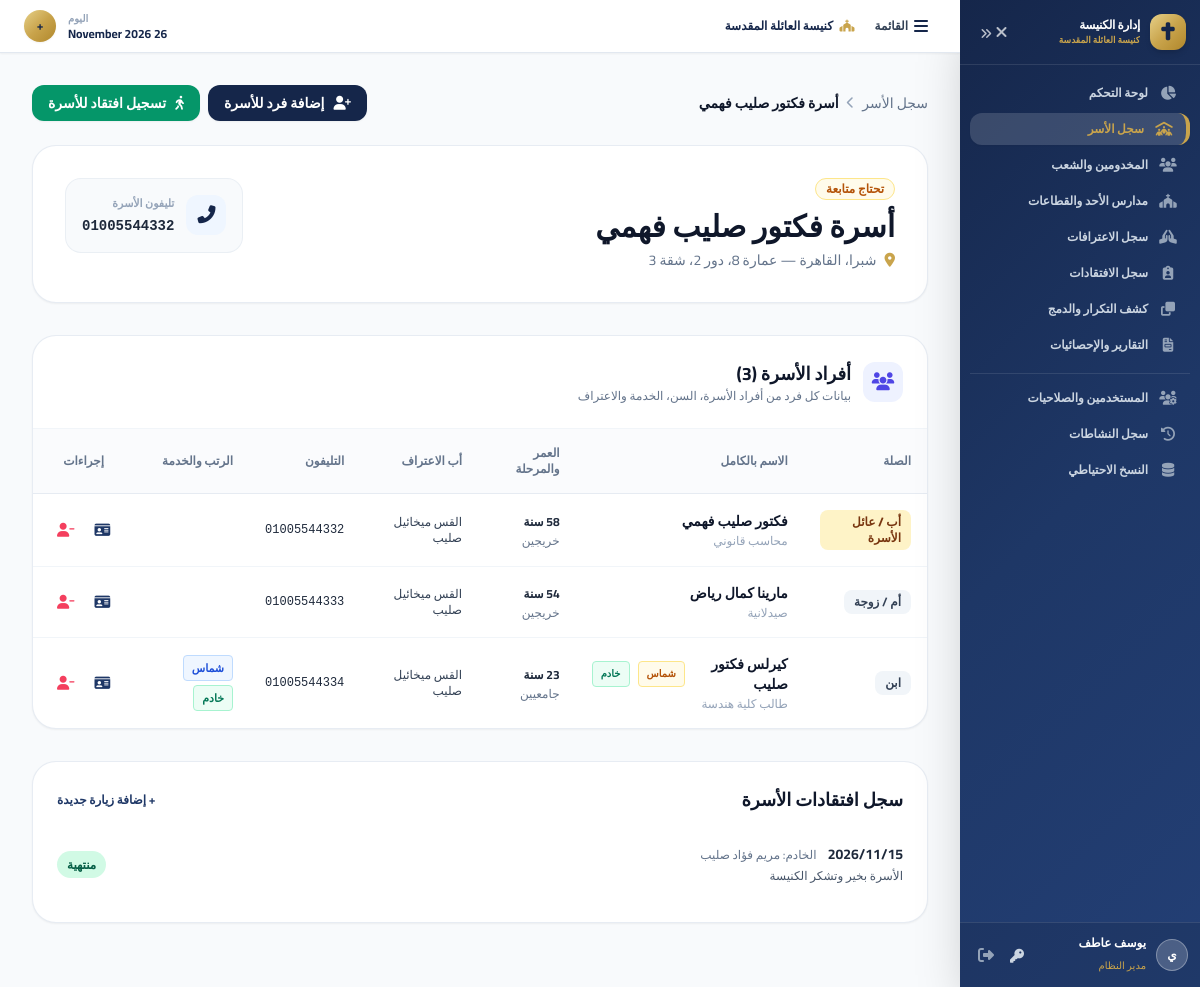
Screenshot of /family-details.php?id=2 (signed in) with the database file from the repository.
### tables this page shows
CREATE TABLE `families` (
  `id` INT AUTO_INCREMENT PRIMARY KEY,
  `family_code` VARCHAR(50) NOT NULL UNIQUE,
  `family_name` VARCHAR(255) NOT NULL,
  `address` TEXT NULL,
  `street` VARCHAR(255) NULL,
  `branch_from` VARCHAR(255) NULL,
  `area` VARCHAR(255) NULL,
  `landmark` VARCHAR(255) NULL,
  `building_number` VARCHAR(50) NULL,
  `floor` VARCHAR(50) NULL,
  `apartment_number` VARCHAR(50) NULL,
  `gps_location` VARCHAR(255) NULL,
  `phone` VARCHAR(50) NULL,
  `special_case` VARCHAR(50) NULL,
  `housing_type` VARCHAR(50) NULL,
  `economic_status` VARCHAR(50) NULL,
  `health_status` VARCHAR(50) NULL,
  `is_active` TINYINT(1) DEFAULT 1,
  `notes` TEXT NULL,
  `created_at` DATETIME DEFAULT CURRENT_TIMESTAMP,
  `updated_at` DATETIME DEFAULT CURRENT_TIMESTAMP ON UPDATE CURRENT_TIMESTAMP,
  INDEX `idx_family_code` (`family_code`),
  INDEX `idx_family_name` (`family_name`)
);

CREATE TABLE `family_members` (
  `id` INT AUTO_INCREMENT PRIMARY KEY,
  `family_id` INT NOT NULL,
  `person_id` INT NOT NULL,
  `relationship_type` ENUM('father', 'mother', 'husband', 'wife', 'son', 'daughter', 'grandfather', 'grandmother', 'grandson', 'granddaughter', 'relative', 'other') NOT NULL,
  `is_head` TINYINT(1) DEFAULT 0,
  `is_spouse` TINYINT(1) DEFAULT 0,
  `is_child` TINYINT(1) DEFAULT 0,
  `start_date` DATE NULL,
  `end_date` DATE NULL,
  `is_current` TINYINT(1) DEFAULT 1,
  `notes` TEXT NULL,
  `is_deleted` TINYINT(1) DEFAULT 0,
  `created_at` DATETIME DEFAULT CURRENT_TIMESTAMP,
  `updated_at` DATETIME DEFAULT CURRENT_TIMESTAMP ON UPDATE CURRENT_TIMESTAMP,
  FOREIGN KEY (`family_id`) REFERENCES `families`(`id`) ON DELETE CASCADE,
  FOREIGN KEY (`person_id`) REFERENCES `persons`(`id`) ON DELETE CASCADE
);

CREATE TABLE `persons` (
  `id` INT AUTO_INCREMENT PRIMARY KEY,
  `family_id` INT NULL,
  `first_name` VARCHAR(100) NOT NULL,
  `middle_name` VARCHAR(100) NULL,
  `last_name` VARCHAR(100) NULL,
  `gender` ENUM('male', 'female') NOT NULL,
  `date_of_birth` DATE NULL,
  `is_deceased` TINYINT(1) DEFAULT 0,
  `date_of_death` DATE NULL,
  `phone` VARCHAR(50) NULL,
  `whatsapp` VARCHAR(50) NULL,
  `second_phone` VARCHAR(50) NULL,
  `email` VARCHAR(255) NULL,
  `national_id` VARCHAR(20) NULL UNIQUE,
  `marital_status` ENUM('single', 'married', 'divorced', 'widowed') NULL,
  `care_situation` VARCHAR(100) NULL,
  `education_stage` ENUM('nursery', 'angels', 'primary_1_2', 'primary_3_4', 'primary_5_6', 'preparatory', 'secondary', 'university', 'graduate', 'mens_gathering') NULL,
  `qualification` VARCHAR(255) NULL,
  `school_year` VARCHAR(50) NULL,
  `confession_father` VARCHAR(255) NULL,
  `confession_church` VARCHAR(255) NULL,
  `weekly_leave` VARCHAR(255) NULL,
  `is_deacon` TINYINT(1) DEFAULT 0,
  `is_servant` TINYINT(1) DEFAULT 0,
  `in_prep_center` TINYINT(1) DEFAULT 0,
  `occupation` VARCHAR(255) NULL,
  `address` TEXT NULL,
  `notes` TEXT NULL,
  `is_active` TINYINT(1) DEFAULT 1,
  `is_archived` TINYINT(1) DEFAULT 0,
  `created_at` DATETIME DEFAULT CURRENT_TIMESTAMP,
  `updated_at` DATETIME DEFAULT CURRENT_TIMESTAMP ON UPDATE CURRENT_TIMESTAMP,
  INDEX `idx_person_name` (`first_name`, `last_name`),
  INDEX `idx_person_phone` (`phone`),
  INDEX `idx_person_national_id` (`national_id`),
  FOREIGN KEY (`family_id`) REFERENCES `families`(`id`) ON DELETE SET NULL
);

CREATE TABLE `visits` (
  `id` INT AUTO_INCREMENT PRIMARY KEY,
  `family_id` INT NULL,
  `person_id` INT NULL,
  `servant_id` INT NULL,
  `visit_date` DATETIME NOT NULL,
  `visit_type` ENUM('home_visit', 'phone_call', 'follow_up', 'emergency_visit', 'other') NOT NULL,
  `status` ENUM('pending', 'completed', 'cancelled', 'rescheduled') DEFAULT 'pending',
  `notes` TEXT NULL,
  `next_visit_date` DATETIME NULL,
  `created_at` DATETIME DEFAULT CURRENT_TIMESTAMP,
  `updated_at` DATETIME DEFAULT CURRENT_TIMESTAMP ON UPDATE CURRENT_TIMESTAMP,
  FOREIGN KEY (`family_id`) REFERENCES `families`(`id`) ON DELETE CASCADE,
  FOREIGN KEY (`person_id`) REFERENCES `persons`(`id`) ON DELETE CASCADE,
  FOREIGN KEY (`servant_id`) REFERENCES `persons`(`id`) ON DELETE SET NULL
);

### family-details.php (the view, shortened to what the rows shown need)
<?php
require_once __DIR__ . '/config/db.php';
require_once __DIR__ . '/config/auth.php';
require_once __DIR__ . '/includes/functions.php';
$family_id = (int)($_GET['id'] ?? 0);
$stmt = $pdo->prepare("SELECT * FROM families WHERE id = ?");
$stmt->execute([$family_id]);
$family = $stmt->fetch();
$stmt = $pdo->prepare("
    SELECT fm.*, p.first_name, p.middle_name, p.last_name, p.gender, p.date_of_birth,
           p.phone, p.whatsapp, p.education_stage, p.confession_father, p.confession_church, p.is_deacon, p.is_servant, p.in_prep_center, p.occupation, p.care_situation
    FROM family_members fm
    JOIN persons p ON fm.person_id = p.id
    WHERE fm.family_id = ? AND fm.is_deleted = 0
    ORDER BY fm.is_head DESC, fm.is_spouse DESC, fm.id ASC
");
$stmt->execute([$family_id]);
$members = $stmt->fetchAll();
$stmt = $pdo->prepare("
    SELECT v.*, p.first_name AS servant_first_name, p.middle_name AS servant_middle_name, p.last_name AS servant_last_name
    FROM visits v
    LEFT JOIN persons p ON v.servant_id = p.id
    WHERE v.family_id = ?
    ORDER BY v.visit_date DESC
");
$stmt->execute([$family_id]);
$visits = $stmt->fetchAll();
require_once __DIR__ . '/includes/header.php';
require_once __DIR__ . '/includes/sidebar.php';
?>
<div class="flex items-center justify-between mb-6">
    <div class="flex items-center space-x-2 space-x-reverse text-sm text-slate-500">
        <a href="families.php" class="hover:text-church-navy">سجل الأسر</a>
        <i class="fas fa-chevron-left text-xs text-slate-400"></i>
        <span class="font-bold text-slate-900"><?= htmlspecialchars($family['family_name']) ?></span>
    </div>
</div>
<div class="bg-white rounded-3xl p-6 sm:p-8 shadow-sm border border-slate-200/80 mb-8">
    <div class="flex flex-col md:flex-row md:items-start justify-between gap-6">
        <div>
            <?php if (!empty($family['special_case']) && $family['special_case'] !== 'عادية' || !empty($family['housing_type']) || !empty($family['economic_status']) || !empty($family['health_status'])): ?>
                <div class="flex flex-wrap gap-2 mb-2">
                    <?php if (!empty($family['special_case']) && $family['special_case'] !== 'عادية'): ?>
                        <span class="text-xs font-bold px-2.5 py-0.5 bg-amber-50 text-amber-700 border border-amber-200 rounded-full">
                            <?= htmlspecialchars($family['special_case']) ?>
                        </span>
                    <?php endif; ?>
                </div>
            <?php endif; ?>
            <h1 class="text-2xl sm:text-3xl font-extrabold text-slate-900"><?= htmlspecialchars($family['family_name']) ?></h1>
            <p class="text-slate-500 text-sm mt-1.5 flex items-center">
                <i class="fas fa-map-marker-alt ml-2 text-church-gold"></i>
                <?= htmlspecialchars($family['address'] ?: 'العنوان غير محدد') ?>
                <?php if ($family['building_number']): ?>
                    — عمارة <?= htmlspecialchars($family['building_number']) ?>، دور <?= htmlspecialchars($family['floor'] ?: '-') ?>، شقة <?= htmlspecialchars($family['apartment_number'] ?: '-') ?>
                <?php endif; ?>
            </p>
        </div>
        <div class="flex items-center space-x-3 space-x-reverse bg-slate-50 p-4 rounded-2xl border border-slate-200/60">
            <div>
                <span class="text-[11px] font-bold text-slate-400 block uppercase">تليفون الأسرة</span>
                <span class="font-mono font-bold text-slate-800 text-sm" dir="ltr"><?= htmlspecialchars($family['phone'] ?: 'غير متوفر') ?></span>
            </div>
        </div>
    </div>
</div>
<div class="bg-white rounded-3xl shadow-sm border border-slate-200/80 overflow-hidden mb-8">
    <div class="p-6 border-b border-slate-100 flex items-center justify-between">
        <div class="flex items-center space-x-3 space-x-reverse">
            <div>
                <h2 class="text-lg font-bold text-slate-900">أفراد الأسرة (<?= count($members) ?>)</h2>
            </div>
        </div>
    </div>
    <div class="overflow-x-auto">
        <table class="w-full text-right border-collapse">
            <thead>
                <tr class="bg-slate-50/70 border-b border-slate-200/80 text-xs font-bold text-slate-500">
                    <th class="p-4">الصلة</th>
                    <th class="p-4">الاسم بالكامل</th>
                    <th class="p-4">العمر والمرحلة</th>
                    <th class="p-4">أب الاعتراف</th>
                    <th class="p-4">التليفون</th>
                    <th class="p-4">الرتب والخدمة</th>
                    <th class="p-4 text-center">إجراءات</th>
                </tr>
            </thead>
            <tbody class="divide-y divide-slate-100 text-sm">
                <?php if (empty($members)): ?>
                <tr>
                    <td colspan="7" class="p-8 text-center text-slate-400">لا يوجد أفراد مسجلين في هذه الأسرة بعد.</td>
                </tr>
                <?php else: ?>
                    <?php foreach ($members as $m):
                        $age = calc_age($m['date_of_birth']);
                    ?>
                    <tr class="hover:bg-slate-50/50 transition">
                        <td class="p-4">
                            <span class="inline-flex items-center px-2.5 py-1 rounded-lg text-xs font-bold <?= $m['is_head'] ? 'bg-amber-100 text-amber-900 font-extrabold' : 'bg-slate-100 text-slate-700' ?>">
                                <?= get_relationship_name($m['relationship_type']) ?>
                            </span>
                        </td>
                        <td class="p-4 font-bold text-slate-900">
                            <div class="flex items-center space-x-2 space-x-reverse">
                                <a href="person-details.php?id=<?= $m['person_id'] ?>" class="hover:text-church-blue font-bold">
                                    <?= htmlspecialchars(trim($m['first_name'] . ' ' . ($m['middle_name'] ?? '') . ' ' . ($m['last_name'] ?? ''))) ?>
                                </a>
                                <?php if (!empty($m['is_deacon'])): ?>
                                    <span class="px-2 py-0.5 bg-amber-50 text-amber-700 border border-amber-200 rounded text-[10px] font-bold">شماس</span>
                                <?php endif; ?>
                                <?php if (!empty($m['is_servant'])): ?>
                                    <span class="px-2 py-0.5 bg-emerald-50 text-emerald-700 border border-emerald-200 rounded text-[10px] font-bold">خادم</span>
                                <?php endif; ?>
                            </div>
                            <?php if ($m['occupation']): ?>
                                <span class="text-xs text-slate-400 font-normal block mt-0.5"><?= htmlspecialchars($m['occupation']) ?></span>
                            <?php endif; ?>
                        </td>
                        <td class="p-4">
                            <span class="font-bold text-slate-800 text-xs"><?= $age !== null ? $age . ' سنة' : '-' ?></span>
                            <span class="text-xs text-slate-500 block mt-0.5"><?= get_stage_name($m['education_stage']) ?></span>
                        </td>
                        <td class="p-4 text-slate-700 text-xs font-medium">
                            <?= htmlspecialchars($m['confession_father'] ?: 'غير محدد') ?>
                        </td>
                        <td class="p-4 font-mono text-xs" dir="ltr">
                            <?= htmlspecialchars($m['phone'] ?: '-') ?>
                        </td>
                        <td class="p-4">
                            <div class="flex flex-wrap gap-1">
                                <?php if ($m['is_deacon']): ?>
                                    <span class="px-2 py-0.5 bg-blue-50 text-blue-700 border border-blue-200 rounded text-[11px] font-bold">شماس</span>
                                <?php endif; ?>
                                <?php if ($m['is_servant']): ?>
                                    <span class="px-2 py-0.5 bg-emerald-50 text-emerald-700 border border-emerald-200 rounded text-[11px] font-bold">خادم</span>
                                <?php endif; ?>
                            </div>
                        </td>
                        <td class="p-4 text-center">
                            <div class="inline-flex items-center space-x-1 space-x-reverse">
                                <a href="person-details.php?id=<?= $m['person_id'] ?>" title="الملف الكامل" class="p-2 text-church-blue hover:bg-blue-50 rounded-lg">
                                    <i class="fas fa-id-card"></i>
                                </a>
                                <button onclick="postDelete('family-details.php?id=<?= $family_id ?>', <?= $m['person_id'] ?>, '<?= csrf_token() ?>', 'إزالة الفرد', 'هل أنت متأكد من إزالة هذا الفرد من الأسرة؟')" title="إزالة من الأسرة" class="p-2 text-rose-500 hover:bg-rose-50 rounded-lg transition">
                                    <i class="fas fa-user-minus"></i>
                                </button>
                            </div>
                        </td>
                    </tr>
                    <?php endforeach; ?>
                <?php endif; ?>
            </tbody>
        </table>
    </div>
</div>
<div class="bg-white rounded-3xl p-6 shadow-sm border border-slate-200/80 mb-8">
    <div class="divide-y divide-slate-100">
        <?php if (empty($visits)): ?>
            <p class="text-slate-400 text-sm py-4 text-center">لا توجد زيارات افتقاد مسجلة لهذه الأسرة حتى الآن.</p>
        <?php else: ?>
            <?php foreach ($visits as $v): ?>
            <div class="py-3.5 flex items-center justify-between text-sm">
                <div>
                    <span class="font-bold text-slate-800"><?= format_date($v['visit_date']) ?></span>
                    <span class="text-xs text-slate-500 mr-2">الخادم: <?= htmlspecialchars(trim(($v['servant_first_name'] ?? '') . ' ' . ($v['servant_middle_name'] ?? '') . ' ' . ($v['servant_last_name'] ?? '')) ?: 'غير محدد') ?></span>
                    <?php if ($v['notes']): ?>
                        <p class="text-xs text-slate-600 mt-1"><?= htmlspecialchars($v['notes']) ?></p>
                    <?php endif; ?>
                </div>
                <div>
                    <span class="px-2.5 py-0.5 rounded-full text-xs font-bold <?= $v['status'] === 'completed' ? 'bg-emerald-100 text-emerald-800' : 'bg-amber-100 text-amber-800' ?>">
                        <?= $v['status'] === 'completed' ? 'منتهية' : 'معلقة' ?>
                    </span>
                </div>
            </div>
            <?php endforeach; ?>
        <?php endif; ?>
    </div>
</div>
<?php require_once __DIR__ . '/includes/footer.php'; ?>

### rows the page displays
families: family_name "أسرة فكتور صليب فهمي", special_case "تحتاج متابعة", address "شبرا، القاهرة", building_number "8", floor "2", apartment_number "3", phone "01005544332"
family_members: relationship_type "أب / عائل الأسرة", person.last_name "فكتور صليب فهمي", person.occupation "محاسب قانوني", person.date_of_birth "58", person.education_stage "خريجين", person.confession_father "القس ميخائيل صليب", person.phone "01005544332"
family_members: relationship_type "أم / زوجة", person.last_name "مارينا كمال رياض", person.occupation "صيدلانية", person.date_of_birth "54", person.education_stage "خريجين", person.confession_father "القس ميخائيل صليب", person.phone "01005544333"
family_members: relationship_type "ابن", person.last_name "كيرلس فكتور صليب", shows "شماس", shows "خادم", person.occupation "طالب كلية هندسة", person.education_stage "جامعيين", person.confession_father "القس ميخائيل صليب", person.phone "01005544334"
visits: visit_date "2026/11/15", servant.last_name "مريم فؤاد صليب", notes "الأسرة بخير وتشكر الكنيسة", status "منتهية"

### other values shown
mb_substr($user['full_name'] ?? 'م', 0, 1, 'UTF-8') "ي"
$user['full_name'] "يوسف عاطف"
get_role_name($user['role'] ?? '') "مدير النظام"
count($members) "3"
